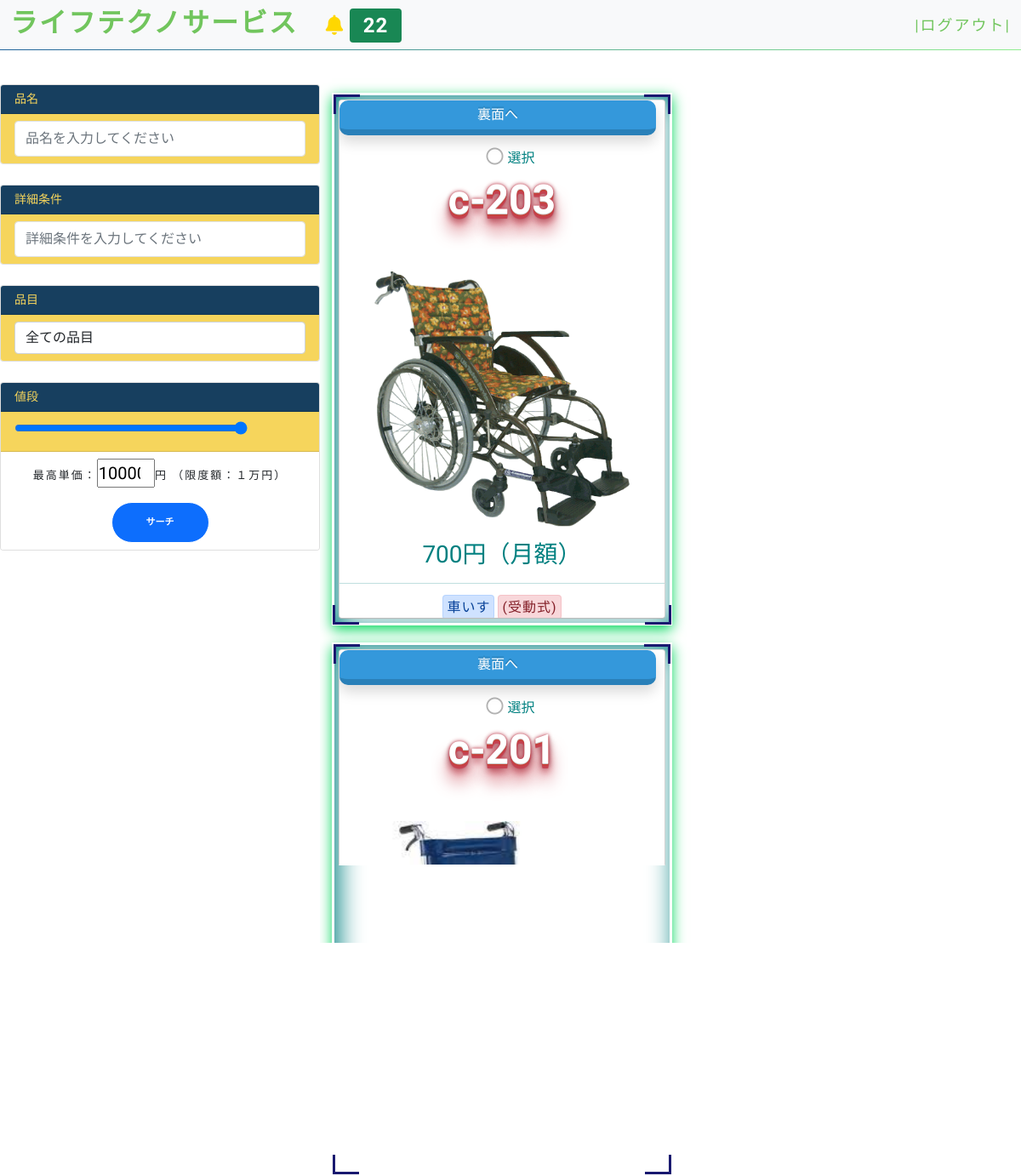
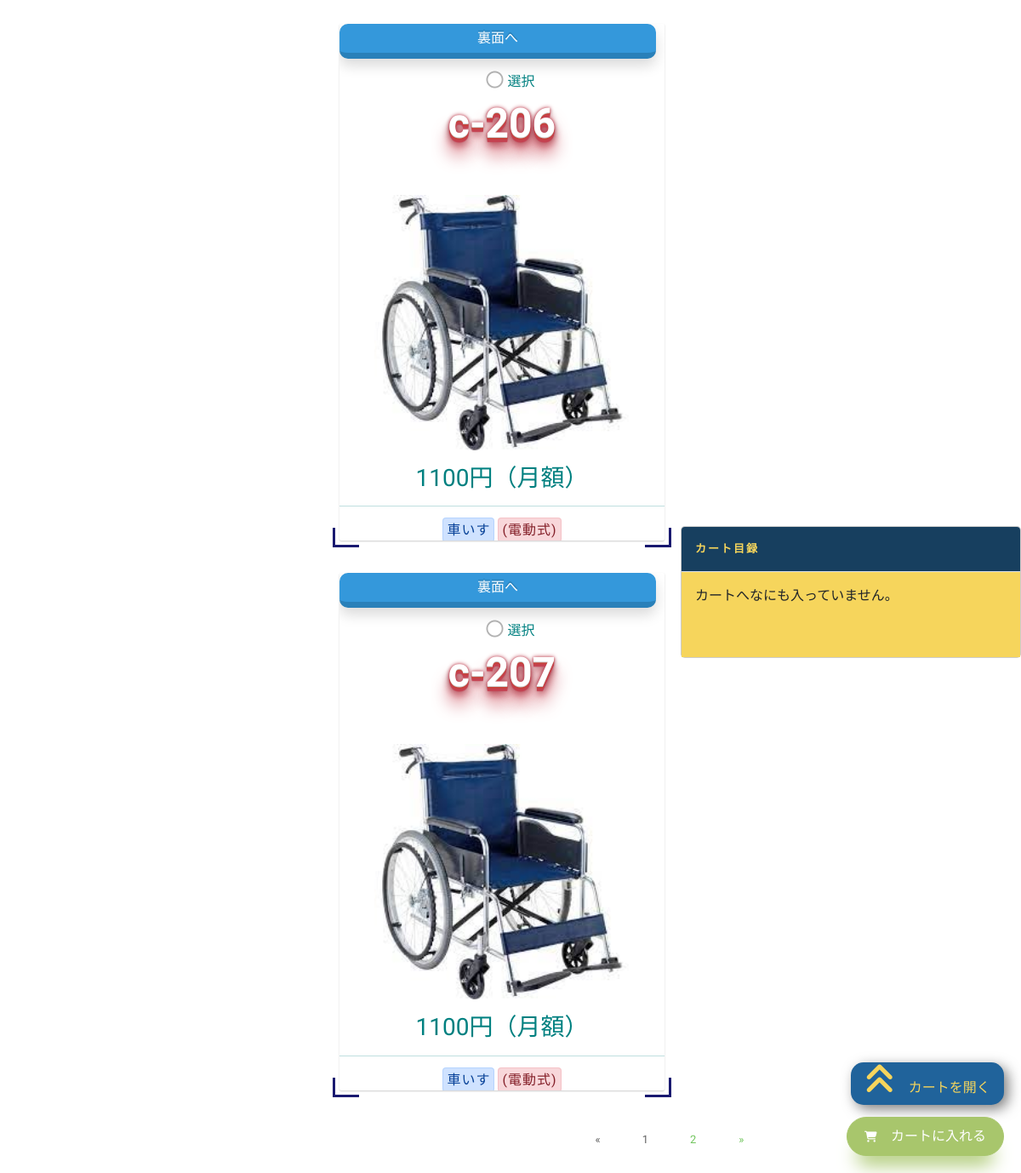
/order/ (signed in), run on the app's committed database (2 pictures, top to bottom).
### customer/models.py (models this page shows, shortened)
class MenuItem(models.Model):
    name = models.CharField(max_length=100)
    description = models.TextField()
    image = models.ImageField(upload_to='menu_images/', blank=True)
    price = models.IntegerField()
    category = models.ForeignKey('Category', on_delete=models.CASCADE)
    quantity = models.IntegerField(default=0)
    video_url = models.CharField(max_length=100, blank=True)

class Category(MPTTModel):
    parent = TreeForeignKey('self', on_delete=models.CASCADE, blank=True, null=True, related_name='children')
    name = models.CharField(max_length=100)
    def __str__(self):
        return self.name
    class MPTTMeta:
        order_insertion_by = ['name']

### customer/views.py (the view, shortened to what this page needs)
# urls.py: path('', Order.as_view(), name='order'),
class Order(View):
    def get(self, request, *args, **kwargs):
        items_list = MenuItem.objects.filter(quantity__gt=0)
        categories = Category.objects.all()
        if request.user.is_authenticated:
            if OrderItem.objects.filter(user=request.user, ordered=False):
                order_item = OrderItem.objects.filter(
                    user=request.user, ordered=False)
            else:
                order_item = None
        else:
            order_item = None
        name = request.GET.get('name')
        detail = request.GET.get('detail')
        category = request.GET.get('category')
        maxPrice = request.GET.get('maxPrice')
        if name != ' ' and name is not None:
            items_list = items_list.filter(name__icontains=name)
        if detail != ' ' and detail is not None:
            items_list = items_list.filter(description__icontains=detail)
        if maxPrice != ' ' and maxPrice is not None:
            items_list = items_list.filter(price__range=(0, maxPrice))
        if category != ' ' and category is not None and category != '全ての品目':
            items_list = items_list.filter(category__name__icontains=category)
        price = 0
        if request.user.is_authenticated:
            if OrderItem.objects.filter(user=request.user, ordered=False):
                for item in order_item:
                    price += item.get_total_item_price
        page = request.GET.get('page', 1)
        paginator = Paginator(items_list.order_by('category__parent'), 4)
        items = paginator.page(page)
        context = {
            'order_item': order_item,
            'price': price,
            'items': items,
            'categories': categories
        }
        return render(request, 'customer/order.html', context)

### home/templatetags/custom_tags.py (called while the page is built)
@register.inclusion_tag('show_notifications.html', takes_context=True)
def show_notifications(context):
    request_user = context['request'].user
    notifications = Notification.objects.filter(to_user=request_user).exclude(user_has_seen=True).order_by('-date')
    return {'notifications': notifications}

### customer/templates/customer/order.html (shortened to what this page needs)
{% extends 'base.html' %}
{% load static %}
{% block content %}
<br>
<div id="slideOut" style="z-index: 2;">
{% if user.is_authenticated %}
  <div class="slideOutTab text-center">
    <i class="fa fa-angle-double-up m-0" style="font-size:40px;"></i>&emsp;カートを開く
  </div>
{% endif %}
  <div class="modal-content">
    <div class="modal-header" style="background-color:#173F5F">
      <h4 class="modal-title" style="color:#F6D55C">カート目録</h4>
    </div>
    <div class="modal-body" style="background-color:#F6D55C">
{% if order_item %}
{% if user.is_authenticated %}
      <table class="table table-hover table-striped">
        <thead  style="background-color:#20639B">
            <tr style="color:#F6D55C">
                <th scope="col">商品名</th>
                <th scope="col">単価</th>
                <th scope="col">数量</th>
                <th scope="col">削除</th>
                <th scope="col">値段</th>
            </tr>
        </thead>
        <tbody>
        {% for order in order_item %}
          <tr style="color:#20639B">
            <td>{{ order.items.name }}</td>
            <td>{{ order.items.price }}円</td>
            <td>{{ order.quantity }}</td>
            <td><a href="{% url 'remove_from_cart' order.items.pk %}">
            <i class="fa fa-minus mr-2"></i></a></td>
            <td>{{ order.get_total_item_price }}円</td>
          </tr>
        {% endfor %}
        </tbody>
          <tfoot style="background-color:#ED553B">
            <tr style="color:#F6D55C">
              <td>合計：</td>
              <td></td>
              <td></td>
              <td></td>
              <td>{{price}}円</td>
            </tr>
          </tfoot>
        </table>
        <a href="{% url 'cart' %}"class="action-button shadow animate blue m-3" style="color:#F6D55C"><span><i class="fa fa-book mr-2"></i>予約確認</span></a>
  {% else %}
    ログインが必要です。
  {% endif %}
  {% else %}
  カートへなにも入っていません。
{% endif %}
    </div>
  </div>
</div>
<div class="container d-lg-flex">
  <div class="row" style="min-width:400px" data-aos="slide-right" data-aos-delay="500">
    <form method="GET">
        <div class="card mb-4 mt-3">
            <h5 class="card-header" style="background-color: #173F5F;color:#F6D55C;">品名</h5>
            <div class="list-group list-group-flush">
                <li class="list-group-item" style="background-color:#F6D55C;">
                    <div class="form-group">
                        <input class="form-control py-2 border-right-0 border" type="search" name="name" placeholder="品名を入力してください">
                    </div>
                </li>
            </div>
        </div>
        <div class="card mb-4">
            <h5 class="card-header"  style="background-color: #173F5F;color:#F6D55C;">詳細条件</h5>
            <div class="list-group list-group-flush">
                <li class="list-group-item" style="background-color:#F6D55C;">
                    <div class="form-group">
                        <input class="form-control py-2 border-right-0 border" type="search" name="detail" placeholder="詳細条件を入力してください">
                    </div>
                </li>
            </div>
        </div>
        <div class="card mb-4">
            <h5 class="card-header" style="background-color: #173F5F;color:#F6D55C;">品目</h5>
            <div class="list-group list-group-flush">
                <li class="list-group-item" style="background-color:#F6D55C;">
                    <div class="form-group">
                        <select name="category" id="category" class="form-control">
                            <option selected>全ての品目</option>
                        </select>
                    </div>
                </li>
            </div>
        </div>
        <div class="card mb-4">
            <h5 class="card-header" style="background-color: #173F5F;color:#F6D55C;">値段</h5>
            <div class="list-group list-group-flush">
                <li class="list-group-item" style="background-color:#F6D55C;">
                    <input type="range" value="10000"　id="rangeInput" oninput="maxPrice.value=this.value"　min="0" max="10000" style="width:80%">
                </li>
                <li class="list-group-item text-center">
                    最高単価：<input type="number" value="10000" style="width:20%; font-size:20px;" onkeyup="rangeInput.value=this.value" id="maxPrice" name="maxPrice" min="0" max="10000">円
                    （限度額：１万円）
                    <button id="priceFilterBtn" class="btn btn-primary btn-sm mt-3">サーチ</button>
                </li>
            </div>
        </div>
    </form>
  </div>
  <section id="about-us" class="about-us padd-section p-0 " style="width:100%;">
      {% if items %}
      <form method="POST">
          <div class="row d-flex flex-wrap p-3">
              {% for item in items %}
              <div class="col-xxl-3 col-lg-6 col-md-12 text-center callout" id="sidebar-blog" data-aos="fade-up">
                  <div class="card m-0 p-0">
                      <div class="front">
                          <div class="flipButton action-button shadow animate blue arrow">裏面へ</div>
                          <label class="checkbox-wrap form-check-label p-0 m-0" id="onetarget">
                          <span class="checkmark"></span>
                          選択
                          </label>
                          <div class="hit-the-floor pb-5">{{ item.name }}</div>
                          {% if item.image %}
                          <img class="rounded center-block" src="{{ item.image.url }}" style="width:300px; height:300px;">{% endif %}
                          <h3 class="mt-3" data-aos="fade-left">{{ item.price }}円（月額）</h3>
                          <hr>
                          <span class="alert alert-primary p-1">{{ item.category.parent }}</span>
                          <span class="alert alert-danger p-1">({{ item.category }})</span>
                      </div>
                      <div class="back">
                          <div class="flipButton action-button shadow animate blue arrow">表面へ</div>
                          現在在庫量
                          <h3 class="mt-3" data-aos="fade-left">{{ item.quantity }}</h3>
                          {% if item.video_url %}
                          <hr>
                          操作動画
                          {% endif %}
                          <hr>
                          詳細情報
                          <ul class="list-unstyled" data-aos="fade-right">
                            <li><i class="fa fa-angle-right"></i>{{ item.description }}</li>
                          </ul>
                      </div>
                  </div>
              </div>
              {% endfor %}
          </div>
          {% if user.is_authenticated %}
          <button type="submit" id="one" class="floating-btn"><i class="fa fa-shopping-cart" aria-hidden="true"></i>&emsp;カートに入れる</button>
          {% else %}
          <a href="{% url 'login' %}" class="floating-btn">ログインして予約</a>
          {% endif %}
      </form>
      {% endif %}
      {% if items.has_other_pages %}
      <ul class="pagination justify-content-center">
          {% if items.has_previous %}
          <li class="m-2"><a class="p-3" href="?page={{ items.previous_page_number }}">&laquo;</a></li>
          {% else %}
          <li class="m-2 disabled"><span class="p-3">&laquo;</span></li>
          {% endif %}
          {% for i in items.paginator.page_range %}
          {% if items.number == i %}
          <li class="m-2 active"><span class="p-3">{{ i }} <span class="sr-only">(current)</span></span></li>
          {% else %}
          <li class="m-2"><a class="p-3" href="?page={{ i }}">{{ i }}</a></li>
          {% endif %}
          {% endfor %}
          {% if items.has_next %}
          <li class="m-2"><a class="p-3" href="?page={{ items.next_page_number }}">&raquo;</a></li>
          {% else %}
          <li class="m-2 disabled"><span>&raquo;</span></li>
          {% endif %}
      </ul>
      {% endif %}
  </section>
</div>
{% endblock content %}

### static/style.css (style rules this page uses)
.hit-the-floor { color: white; font-size: 3em; font-weight: bold; text-shadow: 0 1px 0 #ccc, 0 2px 0 rgb(197,66,55), 0 3px 0 rgb(197,66,66), 0 4px 0 rgb(197,66,77), 0 5px 0 rgb(197,66,82), 0 6px 1px rgb(197,66,82), 0 0 5px rgb(197,66,82), 0 1px 3px rgb(197,66,92), 0 3px 5px rgba(0,0,0,.2), 0 5px 10px rgba(0,0,0,.25), 0 10px 10px rgb(197,67,82), 0 20px 20px rgb(197,68,82); }
.hit-the-floor { text-align: center; }
body { background-color: #fff; font-family: "Kosugi Maru", sans-serif; }
h1, h2, h3, h4, h5, h6 { margin: 0; }
h4 { color: #000; font-size: 13px; font-weight: 700; letter-spacing: 2px; text-transform: uppercase; line-height: 2; }
h5 { color: #626262; font-size: 14px; font-weight: 500; }
a { letter-spacing: 2px; text-decoration: none; color: #71c55d; }
ul { letter-spacing: 1px; }
li { color: #626262; font-size: 13px; font-weight: 400; letter-spacing: 2px; line-height: 30px; text-transform: capitalize; }
span { letter-spacing: 1px; }
.btn { border: 1px solid #fff; border-radius: 50px; color: #fff; font-size: 11px; font-weight: 600; padding: 15px 40px; text-transform: uppercase; transition: all 0.5s ease-in-out 0s; }
.fa { font-size: 13px; }
section { overflow: hidden; }
.padd-section { padding-bottom: 80px; padding-top: 80px; }
#about-us img { max-width: 100%; }

### data on the page
MenuItem: name "c-203", image (picture), price "700", category.parent "車いす", category "受動式", quantity "7"
MenuItem: name "c-201", image (picture), quantity "5"
MenuItem: name "c-206", image (picture), price "1100", category.parent "車いす", category "電動式", quantity "3"
MenuItem: name "c-207", image (picture), price "1100", category.parent "車いす", category "電動式", quantity "4"

### other printed values
{{ notifications.count }} "22"
{{ i }} "1"
{{ i }} "2"
